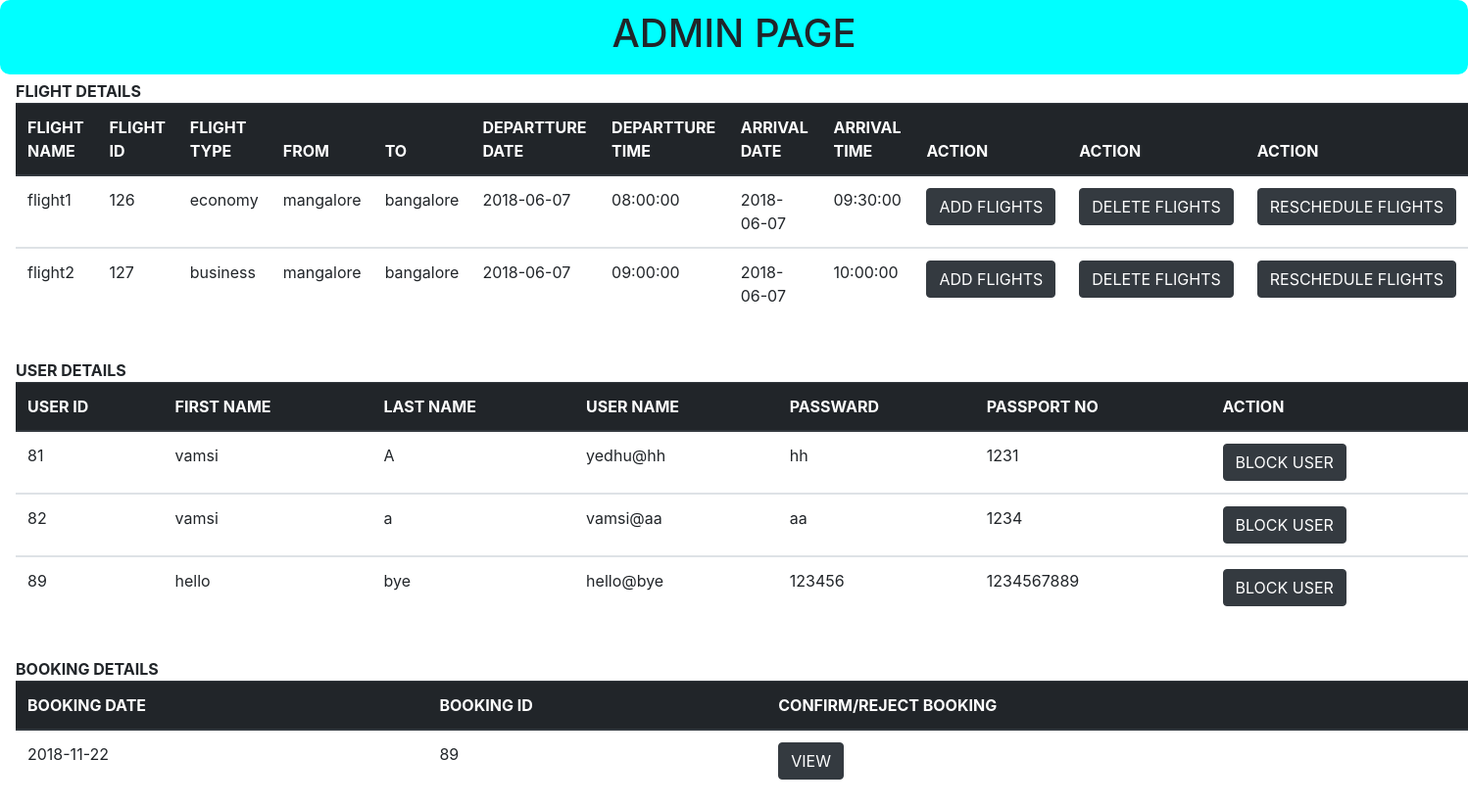
Page /admin_page.php (signed in) on the committed database.
### tables this page shows
CREATE TABLE `flight` (
  `flight_name` varchar(20) NOT NULL,
  `flight_id` int(11) NOT NULL,
  `flight_type` varchar(20) NOT NULL,
  `from` varchar(20) NOT NULL,
  `to` varchar(20) NOT NULL,
  `dep_date` date NOT NULL,
  `dep_time` time NOT NULL,
  `arr_date` date NOT NULL,
  `arr_time` time NOT NULL,
  `dest_no` int(11) NOT NULL,
  `no_of_seats` int(10) NOT NULL
);

CREATE TABLE `user_details` (
  `first_name` varchar(20) NOT NULL,
  `last_name` varchar(20) NOT NULL,
  `user_name` varchar(40) NOT NULL,
  `password` varchar(20) NOT NULL,
  `user_id` int(4) NOT NULL,
  `passport_no` int(10) NOT NULL,
  `address` varchar(50) NOT NULL,
  `city` varchar(20) NOT NULL,
  `state` varchar(20) NOT NULL,
  `zip` varchar(10) NOT NULL
);

CREATE TABLE `booking_table` (
  `user_id` int(11) NOT NULL,
  `booking_date` date NOT NULL,
  `reporting_time` time NOT NULL,
  `booking_id` int(11) NOT NULL,
  `flight_id` int(4) NOT NULL,
  `CON_REJ` varchar(10) NOT NULL DEFAULT 'REJECTED'
);

### admin_page.php (the view, shortened to what this page needs)
<!DOCTYPE html>
<html>
<head>
<link rel="stylesheet" href="https://stackpath.bootstrapcdn.com/bootstrap/4.1.3/css/bootstrap.min.css">
</head>
<body>
<div class="w3-container  w3-white w3-teal">
<div style="background-color:aqua;text-align: center;
    padding: 10px;
    margin-bottom: 5px;
    border-radius: 10px;">
  <h1>ADMIN PAGE</h1>
</div>
</div>
<div style="margin-left:16px">
<table id='flights'>
<?php
$conn = new mysqli('localhost','root','','ars2');
echo "<B>FLIGHT DETAILS</B>";
$sql ="SELECT * FROM `flight`";
$result=$conn->query($sql);
echo '<table class="table">
  <thead class="thead-dark">
    <tr>
      <th scope="col">FLIGHT NAME</th>
      <th scope="col">FLIGHT ID</th>
      <th scope="col">FLIGHT TYPE</th>
      <th scope="col">FROM</th>
      <th scope="col">TO</th>
      <th scope="col">DEPARTTURE DATE</th>
      <th scope="col">DEPARTTURE TIME</th>
      <th scope="col">ARRIVAL DATE</th>
      <th scope="col">ARRIVAL TIME</th>
      <th scope="col">ACTION </th>
      <th scope="col">ACTION </th>
      <th scope="col">ACTION </th>
    </tr>
  </thead>
  ';
		while ($row = mysqli_fetch_array($result))
    {	$flight_name=$row['flight_name'];
        $flight_id=$row['flight_id'];
        $flight_type=$row['flight_type'];
        $from=$row['from'];
        $to=$row['to'];
        $dep_date=$row['dep_date'];
        $dep_time=$row['dep_time'];
        $arr_date=$row['arr_date'];
        $arr_time=$row['arr_time'];
        echo '
        <tbody>
          <tr>
          <td>'.$flight_name.'</td>
          <td>'.$flight_id.'</td>
          <td>'.$flight_type.'</td>
          <td>'.$from.'</td>
          <td>'.$to.'</td>
          <td>'.$dep_date.'</td>
          <td>'.$dep_time.'</td>
          <td>'.$arr_date.'</td>
          <td>'.$arr_time.'</td>
          <td><a href="add_flights.php"><button type="submit" class="btn btn-dark">ADD FLIGHTS</button></a></td>
          <td><a href="delete_flight.php"><button type="button" class="btn btn-dark" > DELETE FLIGHTS</button></a></td>
          <td><a href="reschedule.php?flight_id='.$flight_id.'"><button type="button" class="btn btn-dark" > RESCHEDULE FLIGHTS</button></a></td>
          </tr>
          </tbody>
          ';
        }
        echo '</table>';
        echo "<br><B>USER DETAILS</B>";
$sql ="SELECT * FROM `user_details`";
$result=$conn->query($sql);
echo '<table class="table">
  <thead class="thead-dark">
    <tr>
    <th scope="col">USER ID</th>
      <th scope="col">FIRST NAME</th>
      <th scope="col">LAST NAME</th>
      <th scope="col">USER NAME</th>
      <th scope="col">PASSWARD</th>
      <th scope="col">PASSPORT NO</th>
      <th scope="col">ACTION </th>
    </tr>
  </thead>
  ';
  while ($row = mysqli_fetch_array($result))
{
  $user_id=$row['user_id'];
    $first_name=$row['first_name'];
    $last_name=$row['last_name'];
    $user_name=$row['user_name'];
    $password=$row['password'];
    $passport_no=$row['passport_no'];
    echo '
<tbody>
  <tr>
  <td>'.$user_id.'</td>
    <td>'.$first_name.'</td>
    <td>'.$last_name.'</td>
    <td>'.$user_name.'</td>
    <td>'.$password.'</td>
    <td>'.$passport_no.'</td>
    <td>
   <a href="ffuser.php?user_id='.$user_id.'"> <button type="button1" class="btn btn-dark" data-toggle="modal" data-target="#exampleModal">BLOCK USER </button></td> </a>
  </tr>
  </tbody>
  ';
}
echo '</table>';
echo "<br><B>BOOKING DETAILS</B>";
    $sql ="SELECT * FROM `booking_table`";
$result=$conn->query($sql);
echo '<table class="table">
  <thead class="thead-dark">
    <tr>
      <th scope="col">BOOKING DATE</th>
      <th scope="col">BOOKING ID</th>
      <th scope="col">CONFIRM/REJECT BOOKING </th>
    </tr>
  </thead>
  ';
  while ($row = mysqli_fetch_array($result))
{
    $booking_date=$row['booking_date'];
    $booking_id=$row['booking_id'];
      echo '
      <tbody>
        <tr>
        <td>'.$booking_date.'</td>
        <td>'.$booking_id.'</td>
          <td><a href="edit_booking.php?edit='.$booking_id.'">
          <input type="button" class="btn btn-dark" name="edit" value="VIEW"></td>
        </tr>
        </tbody>
        ';
}
echo '</table>';
?>
</body>
</html>

### rows in the picture
flight: flight_name "flight1", flight_id "126", flight_type "economy", from "mangalore", to "bangalore", dep_date "2018-06-07", dep_time "08:00:00", arr_date "2018-06-07", arr_time "09:30:00"
flight: flight_name "flight2", flight_id "127", flight_type "business", from "mangalore", to "bangalore", dep_date "2018-06-07", dep_time "09:00:00", arr_date "2018-06-07", arr_time "10:00:00"
user_details: user_id "81", first_name "vamsi", last_name "A", user_name "yedhu@hh", password "hh", passport_no "1231"
user_details: user_id "82", first_name "vamsi", last_name "a", user_name "vamsi@aa", password "aa", passport_no "1234"
user_details: user_id "89", first_name "hello", last_name "bye", user_name "hello@bye", password "123456", passport_no "1234567889"
booking_table: booking_date "2018-11-22", booking_id "89"
